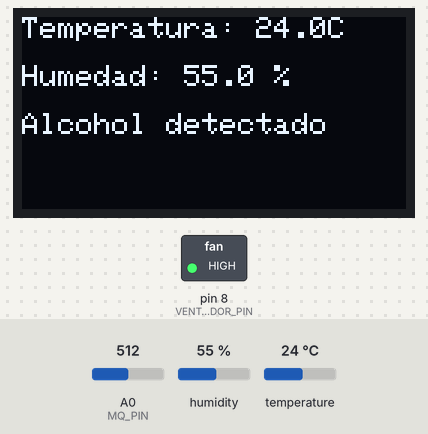
Simulated run of this sketch. Board: Arduino Uno, built with avr-gcc and run on an emulated ATmega328P. Shown: 128×64 one-colour display, switched loads named in the sketch (green lamp = pin HIGH). Inputs (shaded band) come from the test bench; at power-on: humidity 55 %, A0 (MQ_PIN) = 512, temperature 24 °C.

Above: at 3.2 s.
3.3 s: humidity set to 22 %
At 5.5 s:
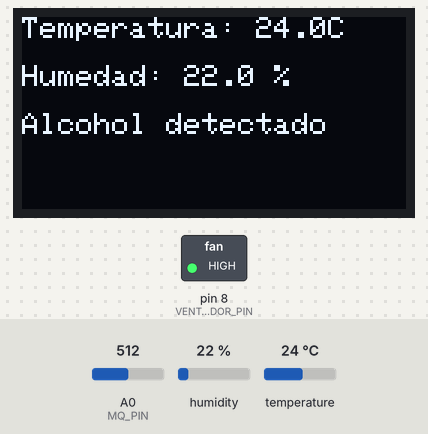
6.0 s: A0 (MQ_PIN) set to 317
8.7 s: A0 (MQ_PIN) set to 291
At 11.4 s:
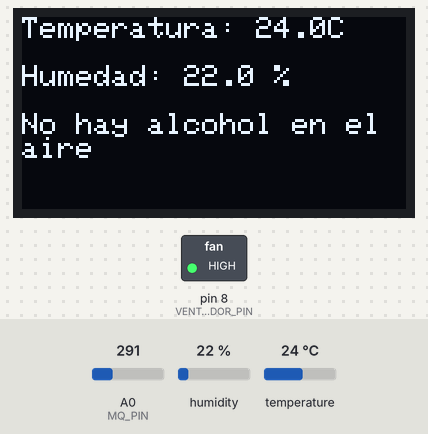
11.8 s: temperature set to 22 °C
At 12.6 s:
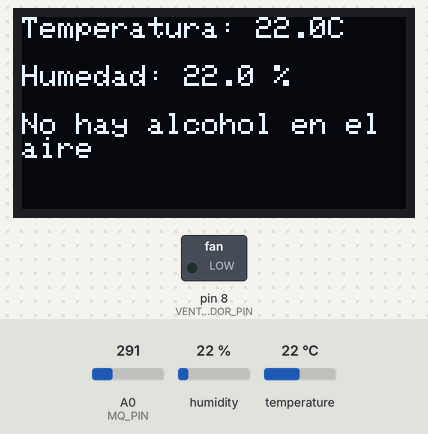
14.5 s: A0 (MQ_PIN) set to 306
At 17.4 s:
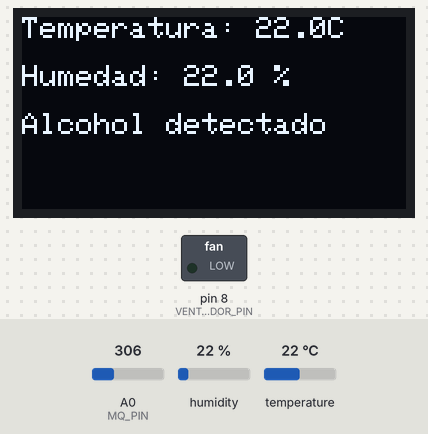
17.9 s: humidity set to 40 %
At 19.8 s:
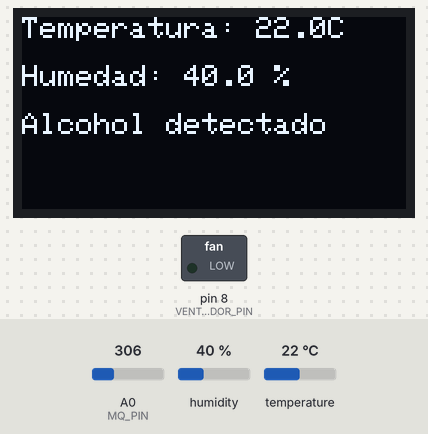
Timing chart, 0 to 21.3 s (numbered marks = the images above; inputs shaded):
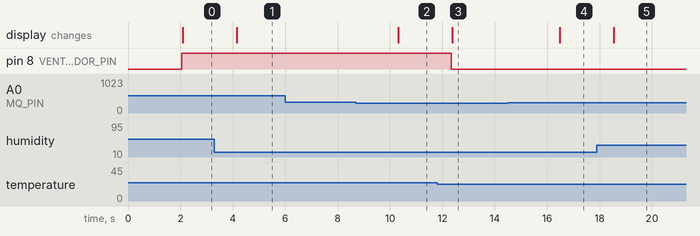

The sketch:

sensor_temperatura_humedad.ino
```cpp
#include <Wire.h>
#include <Adafruit_GFX.h>
#include <Adafruit_SSD1306.h>
#include <DHT.h>

#define SCREEN_WIDTH 128 // Ancho de la pantalla OLED, en píxeles
#define SCREEN_HEIGHT 64 // Altura de la pantalla OLED, en píxeles

#define DHTPIN 2         // Pin conectado al sensor DHT11
#define DHTTYPE DHT11
#define MQ_PIN A0        // Pin analógico conectado al sensor MQ para demostración
#define VENTILADOR_PIN 8 // Pin conectado al ventilador

Adafruit_SSD1306 oled(SCREEN_WIDTH, SCREEN_HEIGHT, &Wire, -1); // Crea un objeto de pantalla SSD1306 conectado a I2C
DHT dht(DHTPIN, DHTTYPE);

void setup() {
  pinMode(MQ_PIN, INPUT);
  pinMode(VENTILADOR_PIN, OUTPUT);
  Serial.begin(9600);

  // Inicializa la pantalla OLED con la dirección 0x3C para 128x64
  if (!oled.begin(SSD1306_SWITCHCAPVCC, 0x3C)) {
    Serial.println(F("Fallo la asignación de SSD1306"));
    while (true); // Se detiene el programa si la pantalla no se puede inicializar
  }

  delay(2000);         // Espera para la inicialización
  oled.clearDisplay(); // Limpia la pantalla

  oled.setTextSize(1);      // Establece el tamaño del texto
  oled.setTextColor(WHITE); // Establece el color del texto
  oled.setCursor(0, 0);     // Establece la posición inicial del cursor

  dht.begin();              // Inicializa el sensor de temperatura y humedad DHT11
}

void loop() {
  float humi  = dht.readHumidity();    // Lee la humedad
  float tempC = dht.readTemperature(); // Lee la temperatura
  int mq_value = analogRead(MQ_PIN);   // Lee el valor analógico del sensor MQ

  digitalWrite(VENTILADOR_PIN, LOW);

  // Verifica si alguna lectura falló
  if (isnan(humi) || isnan(tempC)) {
    oledDisplayCenter("Error al leer los datos");
  } else {
    String estadoAlcohol = mq_value > 300 ? "Alcohol detectado" : "No hay alcohol en el aire"; // Umbral ajustado para demostración
    String tempDisplay = "Temperatura: " + String(tempC, 1) + "C";
    String humiDisplay = "Humedad: " + String(humi, 1) + " %";

    // Enciende el ventilador si la temperatura es alta
    if (tempC > 23.0) {
      digitalWrite(VENTILADOR_PIN, HIGH);
    }

    // Muestra los datos en la pantalla
    oled.clearDisplay();
    oled.setCursor(0, 0);
    oled.println(tempDisplay);
    oled.setCursor(0, 16); // Mueve el cursor a la siguiente línea
    oled.println(humiDisplay);
    oled.setCursor(0, 32); // Mueve el cursor a la tercera línea
    oled.println(estadoAlcohol);
    oled.display();
  }

  delay(2000); // Retraso entre lecturas
}

void oledDisplayCenter(String text) {
  int16_t x1, y1;
  uint16_t width, height;

  // Obtiene las dimensiones del texto para centrarlo
  oled.getTextBounds(text, 0, 0, &x1, &y1, &width, &height);
  oled.clearDisplay(); // Limpia la pantalla
  oled.setCursor((SCREEN_WIDTH - width) / 2, (SCREEN_HEIGHT - height) / 2); // Establece la posición del cursor centrada
  oled.println(text); // Muestra el texto
  oled.display(); // Actualiza la pantalla
}
```

Measured:
- the behaviour switches between 301 and 300 on A0 (MQ_PIN) (found by bisection; images 1 and 2)
- the behaviour switches between 24 and 23 °C on temperature (found by bisection; images 2 and 3)
- after the input at 3.3 s, the display: changes after 0.84 s (image 1)
- after the input at 8.7 s, the display: changes after 1.6 s (image 2)
- after the input at 11.8 s, pin 8 (VENTILADOR_PIN): HIGH → LOW after 0.53 s; the display: changes after 0.57 s (image 3)
- after the input at 14.5 s, the display: changes after 2.0 s (image 4)
- after the input at 17.9 s, the display: changes after 0.64 s (image 5)
